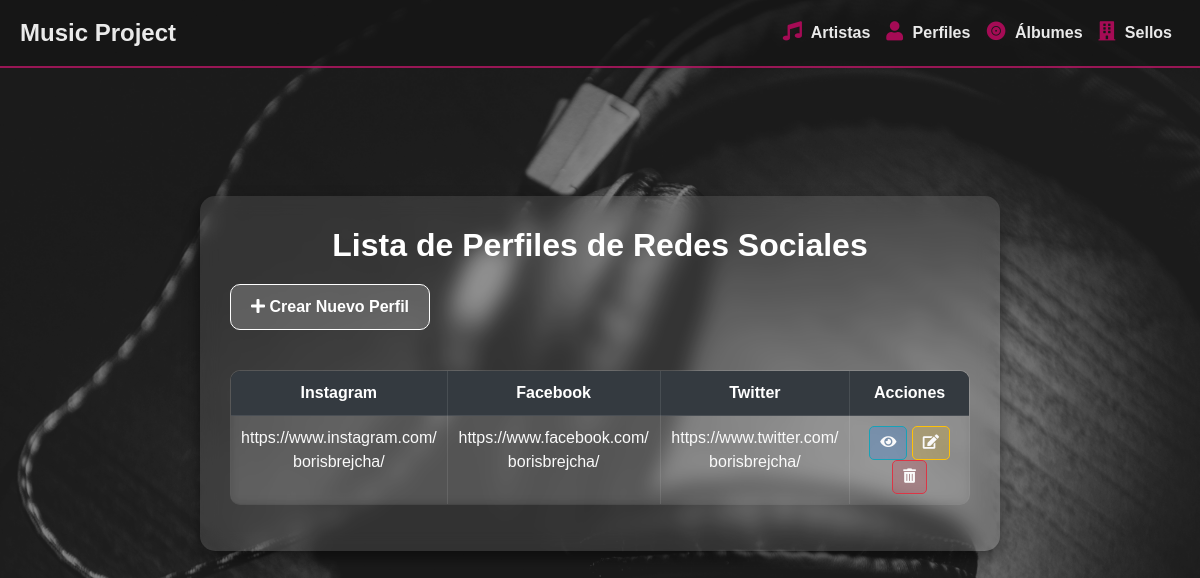
The app's page /artistas/perfiles/, older data.
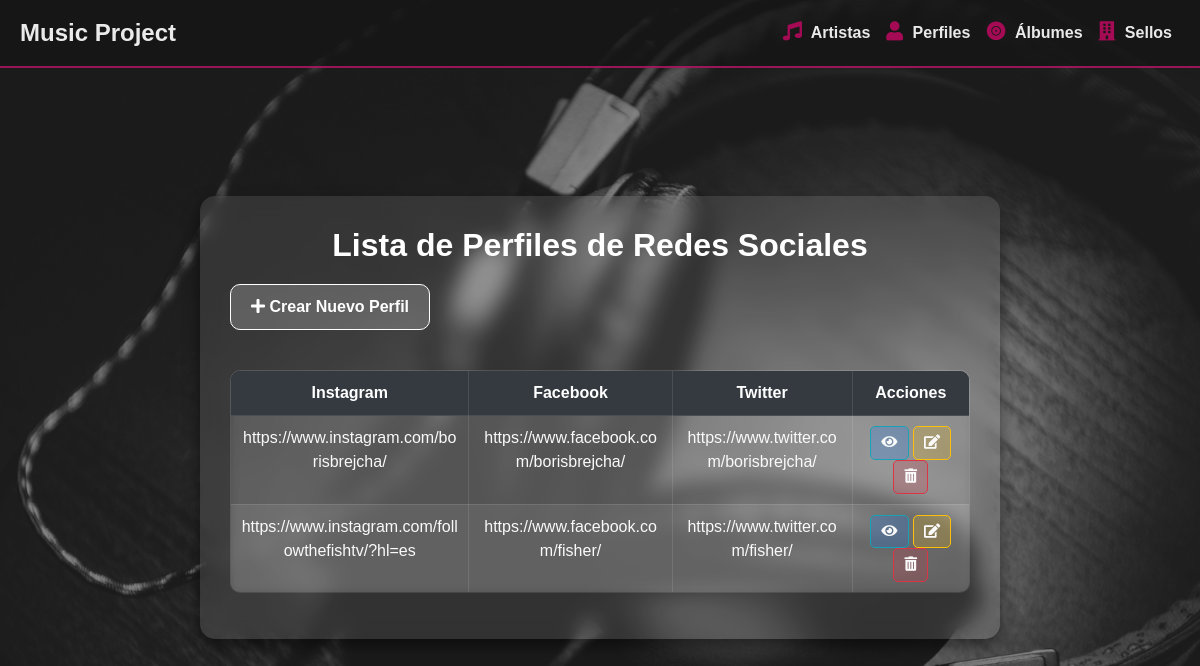
The same page, newer data.
### musica_app/models.py (models this page shows, shortened)
class PerfilRedesSociales(models.Model):
    instagram = models.URLField()
    facebook = models.URLField()
    twitter = models.URLField()

### musica_app/views.py (the view)
# urls.py: path('perfiles/', views.perfil_index, name='perfil_index'),
def perfil_index(request):
    perfiles = PerfilRedesSociales.objects.all()
    return render(request, 'musica_app/perfil_index.html', {'perfiles': perfiles})

### musica_app/templates/musica_app/perfil_index.html
{% extends "musica_app/base.html" %}
{% block content %}
<div class="perfil-index">
    <div class="frosted-glass">
        <h1 class="text-center">Lista de Perfiles de Redes Sociales</h1>
        <a href="{% url 'perfil_create' %}" class="btn btn-create"><i class="fas fa-plus"></i> Crear Nuevo Perfil</a>
        <table class="table table-bordered table-striped">
            <thead class="thead-dark">
                <tr>
                    <th>Instagram</th>
                    <th>Facebook</th>
                    <th>Twitter</th>
                    <th>Acciones</th>
                </tr>
            </thead>
            <tbody>
                {% for perfil in perfiles %}
                <tr>
                    <td><a href="{{ perfil.instagram }}" target="_blank">{{ perfil.instagram }}</a></td>
                    <td><a href="{{ perfil.facebook }}" target="_blank">{{ perfil.facebook }}</a></td>
                    <td><a href="{{ perfil.twitter }}" target="_blank">{{ perfil.twitter }}</a></td>
                    <td>
                        <a href="{% url 'perfil_detail' perfil.id %}" class="btn btn-info btn-sm"><i class="fas fa-eye"></i></a>
                        <a href="{% url 'perfil_update' perfil.id %}" class="btn btn-warning btn-sm"><i class="fas fa-edit"></i></a>
                        <a href="{% url 'perfil_delete' perfil.id %}" class="btn btn-danger btn-sm"><i class="fas fa-trash-alt"></i></a>
                    </td>
                </tr>
                {% empty %}
                <tr>
                    <td colspan="4" class="text-center">No hay perfiles registrados.</td>
                </tr>
                {% endfor %}
            </tbody>
        </table>
    </div>
</div>
{% endblock %}

### musica_app/templates/musica_app/base.html (shortened to what this page needs)
{% load static %}
<!DOCTYPE html>
<html lang="es">
<head>
    <link href="https://stackpath.bootstrapcdn.com/bootstrap/4.5.2/css/bootstrap.min.css" rel="stylesheet">
    <link href="https://cdnjs.cloudflare.com/ajax/libs/font-awesome/5.15.4/css/all.min.css" rel="stylesheet">
    <link href="{% static 'css/styles.css' %}" rel="stylesheet">
    <link href="{% static 'css/artista.css' %}" rel="stylesheet">
    <link href="{% static 'css/perfil.css' %}" rel="stylesheet">
    <link href="{% static 'css/album.css' %}" rel="stylesheet">
    <link href="{% static 'css/sello.css' %}" rel="stylesheet">
</head>
<body>
    <nav class="navbar navbar-expand-lg">
        <a class="navbar-brand" href="{% url 'home' %}">Music Project</a>
        <div class="collapse navbar-collapse" id="navbarNav">
            <ul class="navbar-nav ml-auto">
                <li class="nav-item"><a class="nav-link" href="{% url 'artista_index' %}"><i class="fas fa-music"></i> Artistas</a></li>
                <li class="nav-item"><a class="nav-link" href="{% url 'perfil_index' %}"><i class="fas fa-user"></i> Perfiles</a></li>
                <li class="nav-item"><a class="nav-link" href="{% url 'album_index' %}"><i class="fas fa-record-vinyl"></i> Álbumes</a></li>
                <li class="nav-item"><a class="nav-link" href="{% url 'sello_index' %}"><i class="fas fa-building"></i> Sellos</a></li>
            </ul>
        </div>
    </nav>
    <div class="container mt-4 p-4">
        {% block content %}{% endblock %}
    </div>
</body>
</html>

### musica_app/static/css/styles.css (style rules this page uses)
body { background-image: url("../img/fondo11.jpg"); background-size: cover; background-attachment: fixed; background-position: center; background-repeat: no-repeat; font-family: 'Arial', sans-serif; color: #ffffff; margin: 0; height: 100vh; overflow: hidden; }
body::before { content: ""; position: fixed; top: 0; left: 0; width: 100vw; height: 100vh; background-color: rgba(0, 0, 0, 0.3); z-index: -1; }
h1 { color: #ffffff; text-align: center; font-weight: bold; font-size: 2em; margin-bottom: 20px; }
.navbar { background-color: rgba(20, 20, 20, 0.7); padding: 10px 20px; border-bottom: 2px solid #dd1777a7; }
.navbar .nav-link { color: #EAEAEA !important; font-weight: bold; padding: 10px 15px; transition: color 0.3s; }
.navbar-brand { color: #EAEAEA !important; font-size: 1.5em; font-weight: bold; transition: color 0.3s; }
.navbar .nav-link i { color: #a50b55; margin-right: 5px; font-size: 1.2em; }

### musica_app/static/css/perfil.css (style rules this page uses)
.perfil-index .frosted-glass { background: rgba(255, 255, 255, 0.1); backdrop-filter: blur(10px); -webkit-backdrop-filter: blur(10px); border-radius: 15px; padding: 30px; box-shadow: 0px 8px 16px rgba(0, 0, 0, 0.5); max-width: 800px; margin: 80px auto; color: #ffffff; }
.perfil-index h1 { color: #ffffff; text-align: center; font-weight: bold; font-size: 2em; margin-bottom: 20px; }
.perfil-index .btn-create { background-color: rgba(255, 255, 255, 0.2); color: #ffffff; border: 1px solid #ffffff; border-radius: 10px; padding: 10px 20px; font-weight: bold; margin-bottom: 20px; display: inline-block; text-decoration: none; transition: background-color 0.3s, color 0.3s; }
.perfil-index .table { width: 100%; margin-top: 20px; background: rgba(255, 255, 255, 0.1); backdrop-filter: blur(5px); -webkit-backdrop-filter: blur(5px); color: #ffffff; border-radius: 10px; overflow: hidden; }
.perfil-index .table thead { background: rgba(0, 0, 0, 0.5); color: #ffffff; }
.perfil-index .table th, .perfil-index .table td { padding: 10px; text-align: center; border: 1px solid rgba(255, 255, 255, 0.1); }
.perfil-index .table tbody tr:nth-child(even) { background: rgba(255, 255, 255, 0.05); }
.perfil-index .table td a { color: #fafafa; text-decoration: none; word-break: break-all; }
.perfil-index .btn-sm { border-radius: 5px; padding: 5px 10px; font-size: 0.9em; transition: background-color 0.3s; }
.perfil-index .btn-info { background-color: rgba(0, 123, 255, 0.2); color: #ffffff; }
.perfil-index .btn-warning { background-color: rgba(255, 193, 7, 0.2); color: #ffffff; }
.perfil-index .btn-danger { background-color: rgba(220, 53, 69, 0.2); color: #ffffff; }

Row changes from the older to the newer data that the page shows:
added PerfilRedesSociales: instagram "https://www.instagram.com/followthefishtv/?hl=es", facebook "https://www.facebook.com/fisher/", twitter "https://www.twitter.com/fisher/"
